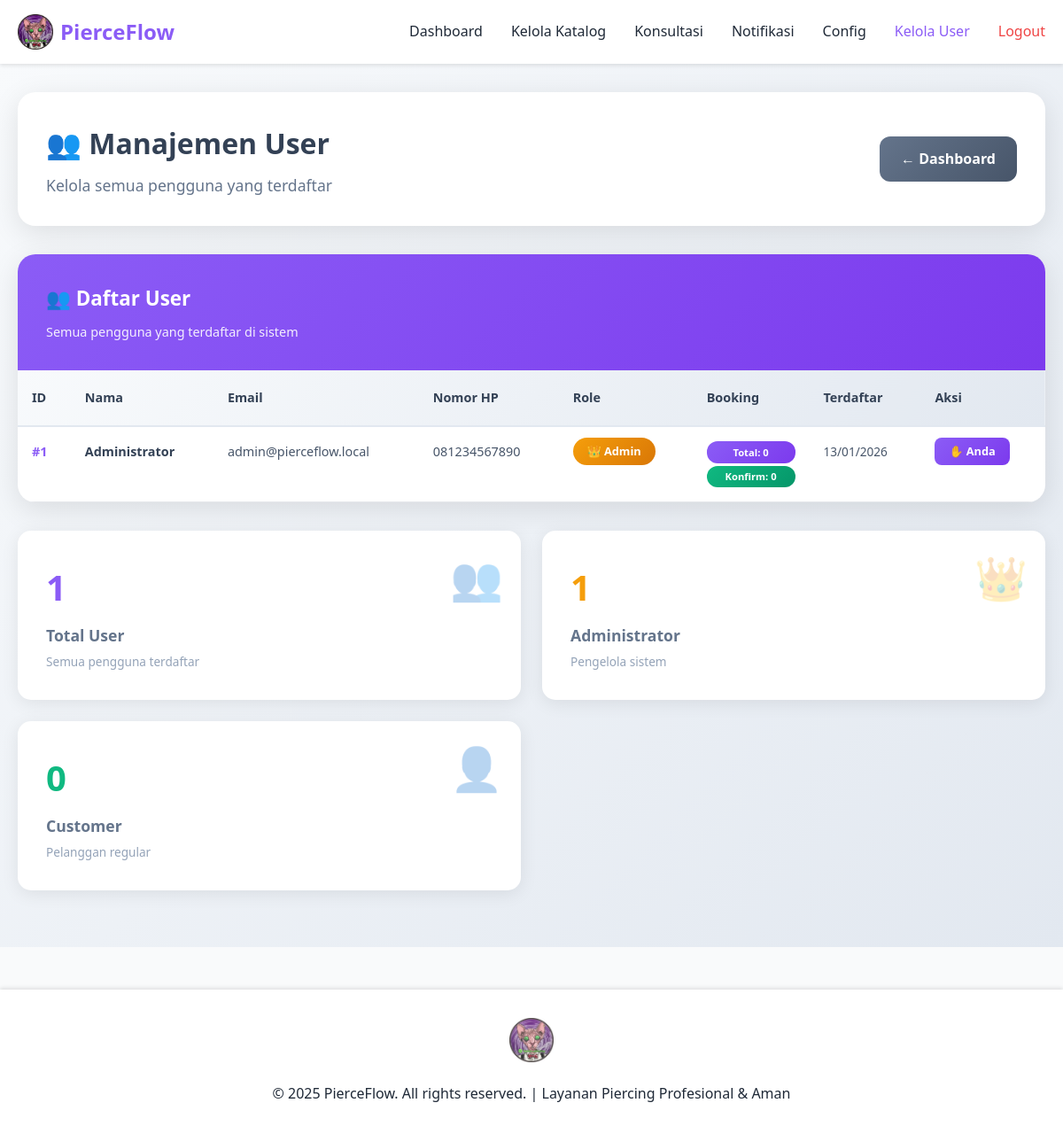
The page /manage_users.php (signed in) on the database its author committed.
### tables this page shows
CREATE TABLE IF NOT EXISTS users (
    id INT AUTO_INCREMENT PRIMARY KEY,
    name VARCHAR(100) NOT NULL,
    email VARCHAR(100) UNIQUE NOT NULL,
    phone VARCHAR(20) NOT NULL,
    password VARCHAR(255) NOT NULL,
    role ENUM('user', 'admin') DEFAULT 'user',
    created_at TIMESTAMP DEFAULT CURRENT_TIMESTAMP
);

### manage_users.php (the view, shortened to what this page needs)
<?php
require_once 'includes/header.php';
$users_query = "SELECT u.*, COUNT(b.id) as total_bookings,
                SUM(CASE WHEN b.status = 'confirmed' THEN 1 ELSE 0 END) as confirmed_bookings
                FROM users u
                LEFT JOIN bookings b ON u.id = b.user_id
                GROUP BY u.id
                ORDER BY u.role DESC, u.created_at DESC";
$users_result = $conn->query($users_query);
?>
<div style="min-height: 100vh; background: linear-gradient(135deg, #f8fafc 0%, #e2e8f0 100%); padding: 2rem 0;">
    <div class="container">
        <div style="background: white; border-radius: 20px; padding: 2rem; margin-bottom: 2rem; box-shadow: 0 8px 32px rgba(0,0,0,0.1);">
            <div style="display: flex; justify-content: space-between; align-items: center; flex-wrap: wrap; gap: 1rem;">
                <div>
                    <h1 style="margin: 0; font-size: 2rem; font-weight: 700; color: #334155; display: flex; align-items: center; gap: 0.5rem;">
                        👥 Manajemen User
                    </h1>
                    <p style="margin: 0.5rem 0 0 0; color: #64748b; font-size: 1.1rem;">Kelola semua pengguna yang terdaftar</p>
                </div>
                <a href="admin.php" style="
                    background: linear-gradient(135deg, #64748b, #475569);
                    color: white;
                    text-decoration: none;
                    padding: 0.8rem 1.5rem;
                    border-radius: 12px;
                    font-weight: 600;
                    transition: transform 0.2s ease;
                    display: flex;
                    align-items: center;
                    gap: 0.5rem;
                " onmouseover="this.style.transform='scale(1.05)'" onmouseout="this.style.transform='scale(1)'">
                    ← Dashboard
                </a>
            </div>
        </div>
        <div style="background: white; border-radius: 20px; box-shadow: 0 8px 32px rgba(0,0,0,0.1); overflow: hidden; margin-bottom: 2rem;">
            <div style="background: linear-gradient(135deg, #8b5cf6 0%, #7c3aed 100%); padding: 2rem; color: white;">
                <h2 style="margin: 0; font-size: 1.4rem; font-weight: 700; display: flex; align-items: center; gap: 0.5rem;">
                    👥 Daftar User
                </h2>
                <p style="margin: 0.5rem 0 0 0; opacity: 0.9; font-size: 0.9rem;">Semua pengguna yang terdaftar di sistem</p>
            </div>
            <div style="padding: 0;">
                <?php if ($users_result && $users_result->num_rows > 0): ?>
                    <div style="overflow-x: auto;">
                        <table style="width: 100%; border-collapse: collapse; font-size: 0.9rem;">
                            <thead>
                                <tr style="background: linear-gradient(135deg, #f8fafc 0%, #e2e8f0 100%);">
                                    <th style="padding: 1.2rem 1rem; text-align: left; font-weight: 600; color: #334155; border-bottom: 2px solid #e2e8f0;">ID</th>
                                    <th style="padding: 1.2rem 1rem; text-align: left; font-weight: 600; color: #334155; border-bottom: 2px solid #e2e8f0;">Nama</th>
                                    <th style="padding: 1.2rem 1rem; text-align: left; font-weight: 600; color: #334155; border-bottom: 2px solid #e2e8f0;">Email</th>
                                    <th style="padding: 1.2rem 1rem; text-align: left; font-weight: 600; color: #334155; border-bottom: 2px solid #e2e8f0;">Nomor HP</th>
                                    <th style="padding: 1.2rem 1rem; text-align: left; font-weight: 600; color: #334155; border-bottom: 2px solid #e2e8f0;">Role</th>
                                    <th style="padding: 1.2rem 1rem; text-align: left; font-weight: 600; color: #334155; border-bottom: 2px solid #e2e8f0;">Booking</th>
                                    <th style="padding: 1.2rem 1rem; text-align: left; font-weight: 600; color: #334155; border-bottom: 2px solid #e2e8f0;">Terdaftar</th>
                                    <th style="padding: 1.2rem 1rem; text-align: left; font-weight: 600; color: #334155; border-bottom: 2px solid #e2e8f0;">Aksi</th>
                                </tr>
                            </thead>
                            <tbody>
                                <?php while ($user = $users_result->fetch_assoc()): ?>
                                    <tr style="
                                        border-bottom: 1px solid #f1f5f9;
                                        transition: all 0.3s ease;
                                    " onmouseover="this.style.background='#f8fafc'" onmouseout="this.style.background='white'">
                                        <td style="padding: 1rem; font-weight: 600; color: #8b5cf6;">#<?= $user['id'] ?></td>
                                        <td style="padding: 1rem; font-weight: 600; color: #334155;"><?= htmlspecialchars($user['name']) ?></td>
                                        <td style="padding: 1rem; color: #475569;"><?= htmlspecialchars($user['email']) ?></td>
                                        <td style="padding: 1rem; color: #475569;"><?= htmlspecialchars($user['phone']) ?></td>
                                        <td style="padding: 1rem;">
                                            <span style="
                                                background: <?= $user['role'] == 'admin' ? 'linear-gradient(135deg, #f59e0b, #d97706)' : 'linear-gradient(135deg, #10b981, #059669)' ?>;
                                                color: white;
                                                padding: 0.4rem 1rem;
                                                border-radius: 20px;
                                                font-size: 0.8rem;
                                                font-weight: 600;
                                            ">
                                                <?= $user['role'] == 'admin' ? '👑 Admin' : '👤 User' ?>
                                            </span>
                                        </td>
                                        <td style="padding: 1rem;">
                                            <div style="display: flex; flex-direction: column; gap: 0.2rem;">
                                                <span style="
                                                    background: linear-gradient(135deg, #8b5cf6, #7c3aed);
                                                    color: white;
                                                    padding: 0.2rem 0.6rem;
                                                    border-radius: 12px;
                                                    font-size: 0.7rem;
                                                    font-weight: 600;
                                                    text-align: center;
                                                ">
                                                    Total: <?= $user['total_bookings'] ?>
                                                </span>
                                                <span style="
                                                    background: linear-gradient(135deg, #10b981, #059669);
                                                    color: white;
                                                    padding: 0.2rem 0.6rem;
                                                    border-radius: 12px;
                                                    font-size: 0.7rem;
                                                    font-weight: 600;
                                                    text-align: center;
                                                ">
                                                    Konfirm: <?= $user['confirmed_bookings'] ?>
                                                </span>
                                            </div>
                                        </td>
                                        <td style="padding: 1rem; color: #475569; font-size: 0.85rem;"><?= date('d/m/Y', strtotime($user['created_at'])) ?></td>
                                        <td style="padding: 1rem;">
                                            <?php if ($user['id'] == $_SESSION['user_id']): ?>
                                                <span style="
                                                    background: linear-gradient(135deg, #8b5cf6, #7c3aed);
                                                    color: white;
                                                    padding: 0.4rem 1rem;
                                                    border-radius: 8px;
                                                    font-size: 0.8rem;
                                                    font-weight: 600;
                                                ">
                                                    ✋ Anda
                                                </span>
                                            <?php endif; ?>
                                        </td>
                                    </tr>
                                <?php endwhile; ?>
                            </tbody>
                        </table>
                    </div>
                <?php endif; ?>
            </div>
        </div>
        <div style="display: grid; grid-template-columns: repeat(auto-fit, minmax(250px, 1fr)); gap: 1.5rem; margin-bottom: 2rem;">
            <?php
            $stats = $conn->query("SELECT
                COUNT(*) as total_users,
                COUNT(CASE WHEN role = 'admin' THEN 1 END) as total_admins,
                COUNT(CASE WHEN role = 'user' THEN 1 END) as total_customers
                FROM users")->fetch_assoc();
            ?>
            <div style="background: white; border-radius: 15px; padding: 2rem; box-shadow: 0 4px 20px rgba(0,0,0,0.08); position: relative; overflow: hidden;">
                <div style="position: absolute; top: 15px; right: 20px; font-size: 3rem; opacity: 0.3;">👥</div>
                <div style="font-size: 2.5rem; font-weight: bold; color: #8b5cf6; margin-bottom: 0.5rem;"><?= $stats['total_users'] ?></div>
                <div style="color: #64748b; font-weight: 600; font-size: 1.1rem;">Total User</div>
                <div style="font-size: 0.85rem; color: #94a3b8; margin-top: 0.3rem;">Semua pengguna terdaftar</div>
            </div>
            <div style="background: white; border-radius: 15px; padding: 2rem; box-shadow: 0 4px 20px rgba(0,0,0,0.08); position: relative; overflow: hidden;">
                <div style="position: absolute; top: 15px; right: 20px; font-size: 3rem; opacity: 0.3;">👑</div>
                <div style="font-size: 2.5rem; font-weight: bold; color: #f59e0b; margin-bottom: 0.5rem;"><?= $stats['total_admins'] ?></div>
                <div style="color: #64748b; font-weight: 600; font-size: 1.1rem;">Administrator</div>
                <div style="font-size: 0.85rem; color: #94a3b8; margin-top: 0.3rem;">Pengelola sistem</div>
            </div>
            <div style="background: white; border-radius: 15px; padding: 2rem; box-shadow: 0 4px 20px rgba(0,0,0,0.08); position: relative; overflow: hidden;">
                <div style="position: absolute; top: 15px; right: 20px; font-size: 3rem; opacity: 0.3;">👤</div>
                <div style="font-size: 2.5rem; font-weight: bold; color: #10b981; margin-bottom: 0.5rem;"><?= $stats['total_customers'] ?></div>
                <div style="color: #64748b; font-weight: 600; font-size: 1.1rem;">Customer</div>
                <div style="font-size: 0.85rem; color: #94a3b8; margin-top: 0.3rem;">Pelanggan regular</div>
            </div>
        </div>
    </div>
</div>
<?php require_once 'includes/footer.php'; ?>

### assets/style.css (style rules this page uses)
* { margin: 0; padding: 0; box-sizing: border-box; }
:root { --primary-color: #8b5cf6; --primary-dark: #7c3aed; --secondary-color: #6366f1; --success-color: #10b981; --danger-color: #ef4444; --warning-color: #f59e0b; --bg-color: #f9fafb; --text-color: #1f2937; --text-light: #6b7280; --border-color: #e5e7eb; --white: #ffffff; }
body { font-family: 'Segoe UI', Tahoma, Geneva, Verdana, sans-serif; line-height: 1.6; color: var(--text-color); background-color: var(--bg-color); margin: 0; padding: 0; }
* { vertical-align: baseline; }
html, body { margin: 0; padding: 0; border: 0; }
main > div { font-size: 16px; line-height: 1.6; }
.container { max-width: 1200px; margin: 0 auto; padding: 0 20px; }
table { width: 100%; border-collapse: collapse; }
thead { background-color: var(--primary-color); color: var(--white); }
th, td { padding: 1rem; text-align: left; border-bottom: 1px solid var(--border-color); }
@media (min-width: 769px) and (max-width: 1200px) { [style*="grid-template-columns: repeat(auto-fit"] { grid-template-columns: repeat(2, 1fr) !important; } }
html { scroll-behavior: smooth; }

### rows shown on the page
users: id "1", name "Administrator", email "admin@pierceflow.local", phone "081234567890", role "👑 Admin", total_bookings "0", confirmed_bookings "0", created_at "13/01/2026", shows "✋ Anda"

### other values the page prints
$stats['total_users'] "1"
$stats['total_admins'] "1"
$stats['total_customers'] "0"
